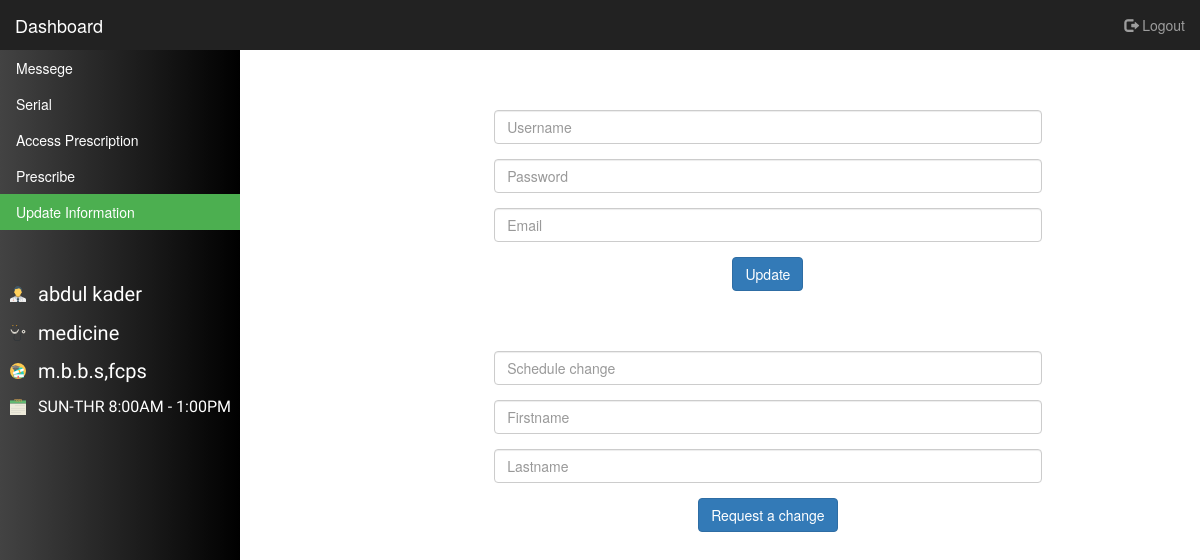
The page /doctor_dashboard_u_i.php (signed in) on the database its author committed.
### tables this page shows
CREATE TABLE `doctor` (
  `doctor_id` int(11) NOT NULL,
  `doctor_firstname` varchar(100) NOT NULL,
  `doctor_lastname` varchar(100) NOT NULL,
  `specalized` varchar(100) NOT NULL,
  `degree` varchar(500) NOT NULL,
  `d_time` varchar(100) NOT NULL,
  `doc_status` varchar(50) NOT NULL
);

### doctor_dashboard_u_i.php (the view, shortened to what this page needs)
<?php
    $doctorid = $_SESSION['doctor_id'];
?>
    <!DOCTYPE html>
    <html lang="en">
    <head>
        <link rel="stylesheet" href="https://maxcdn.bootstrapcdn.com/bootstrap/3.3.7/css/bootstrap.min.css">
        <link rel="stylesheet" href="CSS/doctordash_u_ics.css">
    </head>
    <body style="margin: 0px;">
        <nav class="navbar navbar-inverse" style="margin-bottom:0px;border-radius: 0px;border: 0px;">
            <div class="container-fluid">
                <div class="navbar-header">
                    <a class="navbar-brand" href="#">Dashboard</a>
                </div>
                <ul class="nav navbar-nav navbar-right">
                    <li><a href="doctor.php"><span class="glyphicon glyphicon-log-out"></span> Logout</a></li>
                </ul>
            </div>
        </nav>
        <div class="container-fluid">
            <div class="row">
                <div class="col-sm-4" style="padding-left: 0px;padding-right: 0px">
                    <ul class="leftmenu">
                        <li><a href="doctor_dashboard.php">Messege</a></li>
                        <li><a href="doctor_dashboard_serial.php">Serial</a></li>
                        <li><a href="doctor_dashboard_ap.php">Access Prescription</a></li>
                        <li><a href="doctor_dashboard_pes.php">Prescribe</a></li>
                        <li><a href="doctor_dashboard_u_i.php" class="active">Update Information</a></li>
                        <?php
                $fname = "";
                $lname = "";
                $specal = "";
                $degree = "";
                $d_time = "";
                $user_query = mysqli_query(mysqli_connect('localhost','root','','datacenter'),"select * from doctor");
                while( $row = mysqli_fetch_array($user_query) )
                {
                    if($row['doctor_id']==$doctorid)
                    {
                        $fname = $row['doctor_firstname'];
                        $lname = $row['doctor_lastname'];
                        $specal = $row['specalized'];
                        $degree = $row['degree'];
                        $d_time = $row['d_time'];
                    }
                }
                echo '<p style="margin-top: 50px;background: url(CSS/Icon/doctor.png)left no-repeat;padding-left: 28px;color: white;font-size: 20px;margin-left: 10px;font-family: IM Fell English SC, serif;">'.$fname.' '.$lname.'</p>';
            echo '<p style="background: url(CSS/Icon/specal.png)left no-repeat;padding-left: 28px;color: white;font-size: 20px;margin-left: 10px;font-family: IM Fell English SC, serif;">'.$specal.'</p>';
            echo '<p style="background: url(CSS/Icon/degree.png)left no-repeat;padding-left: 28px;color: white;font-size: 20px;margin-left: 10px;font-family: IM Fell English SC, serif;">'.$degree.'</p>';
            echo '<p style="background: url(CSS/Icon/time.png)left no-repeat;padding-left: 28px;color: white;font-size: 16px;margin-left: 10px;font-family: IM Fell English SC, serif;">'.$d_time.'</p>';
            ?>
                    </ul>
                </div>
                <div class="col-sm-8">
                    <div class="col-sm-9 col-sm-offset-1 text-center">
                       <br><br><br>
                        <form action="" method="post">
						<div class="form-group">
							<div class="usenamebox">
								<input type="text" class="form-control" name="username" placeholder="Username">
							</div>
						</div>
						<div class="form-group">
							<div class="passwordbox">
								<input type="password" class="form-control" name="password" placeholder="Password">
							</div>
						</div>
						<div class="form-group">
							<div class="emailbox">
								<input type="email" class="form-control" name="email" placeholder="Email">
							</div>
						</div>
						<button type="submit" class="btn btn-primary" name="submit">Update</button>
					</form>
                    </div>
					<div class="col-sm-9 col-sm-offset-1 text-center">
                       <br><br><br>
                        <form action="" method="post">
						<div class="form-group">
							<div class="schedulebox">
								<input type="text" class="form-control" name="time" placeholder="Schedule change">
							</div>
						</div>
						<div class="form-group">
							<div class="firstnamebox">
								<input type="text" class="form-control" name="firstname" placeholder="Firstname">
							</div>
						</div>
						<div class="form-group">
							<div class="lastnamebox">
								<input type="text" class="form-control" name="lastname" placeholder="Lastname">
							</div>
						</div>
						<button type="submit" class="btn btn-primary" name="reqsubmit">Request a change</button>
						</form>
					</div>
                </div>
            </div>
        </div>
    </body>
    </html>

### CSS/doctordash_u_ics.css (style rules this page uses)
.leftmenu { list-style-type: none; margin: 0; padding: 0; width: 20%; background: #000000; background: -webkit-linear-gradient(to right, #434343, #000000); background: linear-gradient(to right, #434343, #000000); position: fixed; height: 100%; overflow: auto; }
li a { display: block; color: white; padding: 8px 16px; text-decoration: none; }
li a.active { background-color: #4CAF50; color: white; text-decoration: none; }

### rows shown on the page
doctor: doctor_firstname "abdul", doctor_lastname "kader", specalized "medicine", degree "m.b.b.s,fcps", d_time "SUN-THR 8:00AM - 1:00PM"
